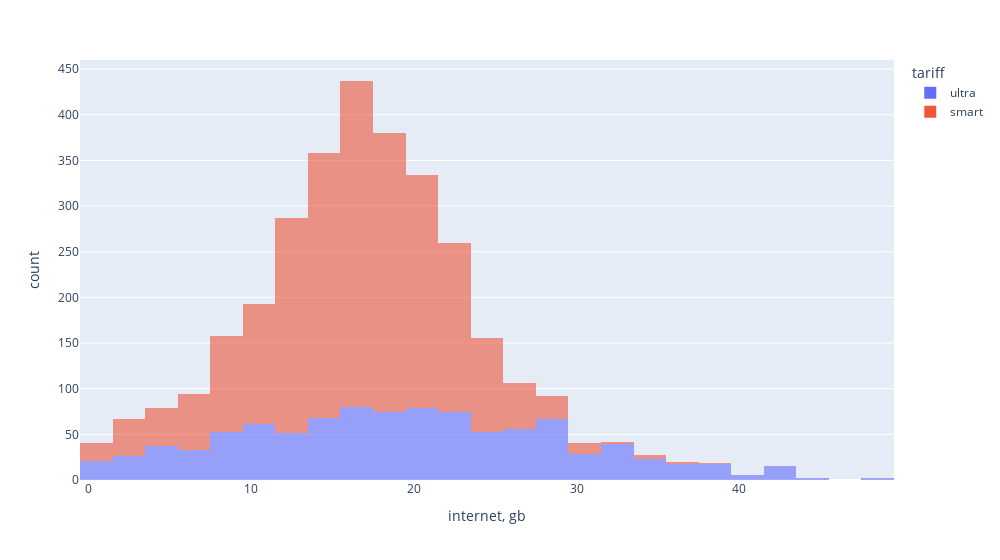

Notebook source saved alongside this figure:
### Markdown cell above
Оба набора данных по количеству сообщений скошены влево.

### Code cell
px.histogram(final_report, x="internet, gb", color = 'tariff', nbins =40, width = 1000, opacity = 0.6)

### Figure 1 — Plotly figure (JSON) as saved in the notebook; plotly's stock layout.template omitted (floating-point values rounded to 4 significant figures; data arrays with more than 128 entries replaced by an {"elided": "..."} marker saying what was removed)
{"data": [{"alignmentgroup": "True", "bingroup": "x", "hovertemplate": "tariff=ultra<br>internet, gb=%{x}<br>count=%{y}<extra></extra>", "legendgroup": "ultra", "marker": {"color": "#636efa", "opacity": 0.6, "pattern": {"shape": ""}}, "name": "ultra", "nbinsx": 40, "offsetgroup": "ultra", "orientation": "v", "showlegend": true, "type": "histogram", "x": {"elided": "986 int values"}, "xaxis": "x", "yaxis": "y"}, {"alignmentgroup": "True", "bingroup": "x", "hovertemplate": "tariff=smart<br>internet, gb=%{x}<br>count=%{y}<extra></extra>", "legendgroup": "smart", "marker": {"color": "#EF553B", "opacity": 0.6, "pattern": {"shape": ""}}, "name": "smart", "nbinsx": 40, "offsetgroup": "smart", "orientation": "v", "showlegend": true, "type": "histogram", "x": {"elided": "2230 int values"}, "xaxis": "x", "yaxis": "y"}], "layout": {"barmode": "relative", "legend": {"title": {"text": "tariff"}, "tracegroupgap": 0}, "margin": {"t": 60}, "width": 1000, "xaxis": {"anchor": "y", "domain": [0, 1], "title": {"text": "internet, gb"}}, "yaxis": {"anchor": "x", "domain": [0, 1], "title": {"text": "count"}}}}
